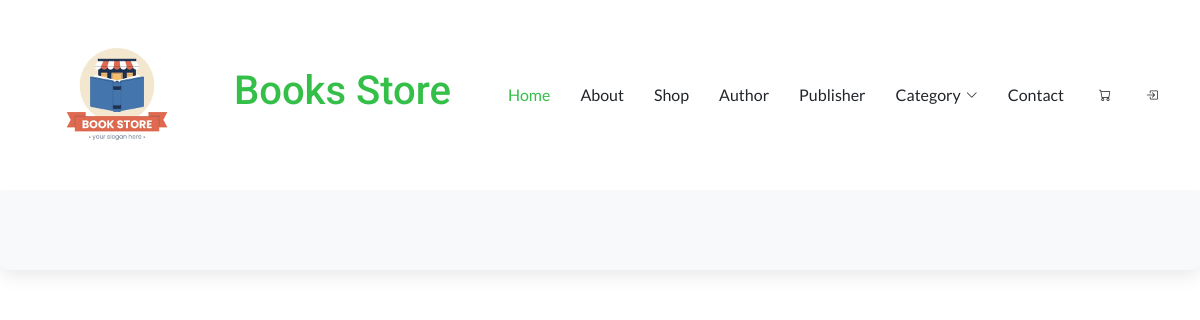
The app's page /User/about.php, older data.
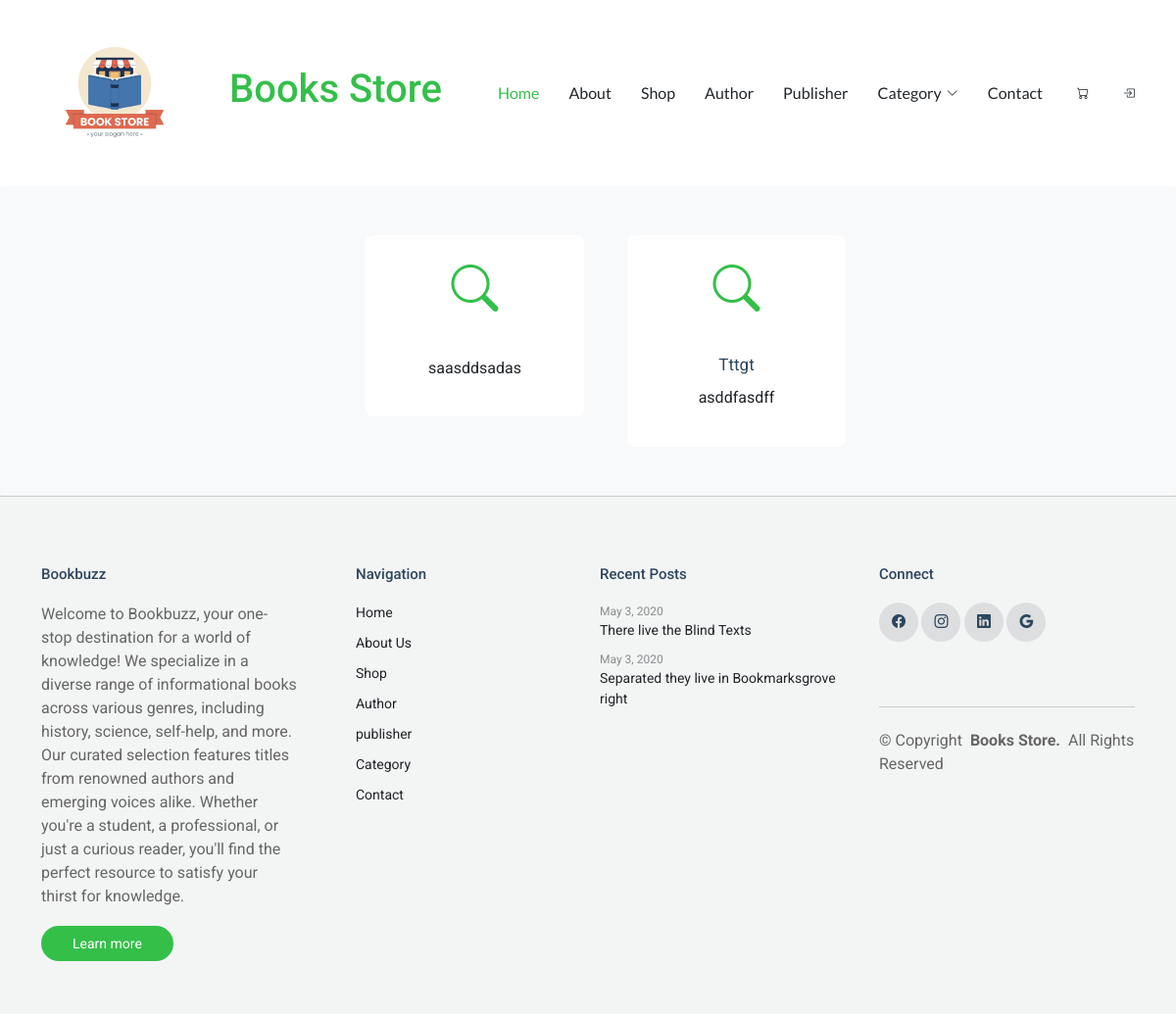
The same page, newer data.
### tables this page shows
CREATE TABLE `about_us` (
  `AboutID` int(11) NOT NULL,
  `Title` varchar(30) NOT NULL,
  `Description` varchar(1000) NOT NULL,
  `Record_insert` timestamp NOT NULL DEFAULT current_timestamp()
);

CREATE TABLE `website_info` (
  `ID` int(11) NOT NULL,
  `Name` varchar(30) NOT NULL,
  `Email` varchar(40) NOT NULL,
  `Description` varchar(1000) NOT NULL,
  `Address` varchar(50) NOT NULL,
  `Phoneno` varchar(15) NOT NULL
);

### User/about.php (the view, shortened to what this page needs)
<?php
include("header.php");
?>
<section id="services-2" class="services-2 section">
  <div class="container">
    <div class="row justify-content-center" data-aos="fade-up">
      <div class="col-md-12 col-lg-6 ps-lg-5">
        <div class="row">
          <?php
          $query = "SELECT * FROM `about_us`";
          $result = mysqli_query($conn, $query);
          while ($row = mysqli_fetch_array($result)) { ?>
            <div class="col-6 col-sm-6 col-md-6 col-lg-6">
              <div class="services-item" data-aos="fade-up">
                <div class="services-icon">
                  <i class="bi bi-search"></i>
                </div>
                <div>
                  <h3><?php echo $row[1]; ?></h3>
                  <p><?php echo $row[2]; ?></p>
                </div>
              </div>
            </div>
          <?php } ?>
        </div>
      </div>
    </div>
  </div>
</section>
<?php
include("footer.php");
?>

### User/footer.php (shortened to what this page needs)
</main>
<?php
        $query="SELECT * FROM website_info order by id desc limit 1";
        $result=mysqli_query($conn,$query);
        while($row=mysqli_fetch_array($result))
        { ?>
<footer id="footer" class="footer light-background">
    <div class="container">
      <div class="row g-4">
        <div class="col-md-6 col-lg-3 mb-3 mb-md-0">
          <div class="widget">
            <h3 class="widget-heading"><?php echo $row[1]; ?></h3>
            <p class="mb-4">
            <?php echo $row[3]; ?>
            </p>
            <p class="mb-0">
              <a href="#" class="btn-learn-more">Learn more</a>
            </p>
          </div>
        </div>
        <div class="col-md-6 col-lg-3 ps-lg-5 mb-3 mb-md-0">
          <div class="widget">
            <h3 class="widget-heading">Navigation</h3>
            <ul class="list-unstyled float-start me-5">
            <li><a href="index.php">Home</a></li>
            <li><a href="about.php">About Us</a></li>
            <li><a href="Featured.php">Shop</a></li>
            <li><a href="Author.php">Author</a></li>
              <li><a href="Publisher.php">publisher</a></li>
              <li><a href="category.php">Category</a></li>
              <li><a href="contact.php">Contact</a></li>
            </ul>
          </div>
        </div>
        <div class="col-md-6 col-lg-3 pl-lg-5">
          <div class="widget">
            <h3 class="widget-heading">Recent Posts</h3>
            <ul class="list-unstyled footer-blog-entry">
              <li>
                <span class="d-block date">May 3, 2020</span>
                <a href="#">There live the Blind Texts</a>
              </li>
              <li>
                <span class="d-block date">May 3, 2020</span>
                <a href="#">Separated they live in Bookmarksgrove right</a>
              </li>
            </ul>
          </div>
        </div>
        <div class="col-md-6 col-lg-3 pl-lg-5">
          <div class="widget">
            <h3 class="widget-heading">Connect</h3>
            <ul class="list-unstyled social-icons light mb-3">
              <li>
                <a href="https://www.facebook.com/" target="_blank"><span class="bi bi-facebook"></span></a>
              </li>
              <li>
                <a href="https://www.instagram.com/accounts/login/" target="_blank"><span class="bi bi-instagram"></span></a>
              </li>
              <li>
                <a href="https://pk.linkedin.com/" target="_blank"><span class="bi bi-linkedin"></span></a>
              </li>
              <li>
                <a href="https://accounts.google.com/v3/signin/identifier?dsh=S1812573153%3A1655944654029516&flowEntry=ServiceLogin&flowName=WebLiteSignIn&ifkv=AX3vH39E0iYVTmn-NoMNM_C35EPrno8LWsRx2Qhr0HApkVLZ-Zc_Vql8ouaSQOiXzEmthrpOPAV5" target="_blank"><span class="bi bi-google"></span></a>
              </li>
            </ul>
          </div>
      <div class="copyright d-flex flex-column flex-md-row align-items-center justify-content-md-between">
        <p>© <span>Copyright</span> <strong class="px-1 sitename">Books Store.</strong> <span>All Rights Reserved</span></p>
      </div>
    </div>
  </footer>
  <?php } ?>

Row changes from the older to the newer data that the page shows:
added about_us: Description "saasddsadas"
added about_us: Title "Tttgt", Description "asddfasdff"
added website_info: Name "Bookbuzz", Description "Welcome to Bookbuzz, your one-stop destination for a world of knowledge! We specialize in a diverse range of informational books across various genres, including history, science, self-help, and more. Our curated selection features titles from renowned authors and emerging voices alike. Whether you're a student, a professional, or just a curious reader, you'll find the perfect resource to satisfy your thirst for knowledge."
